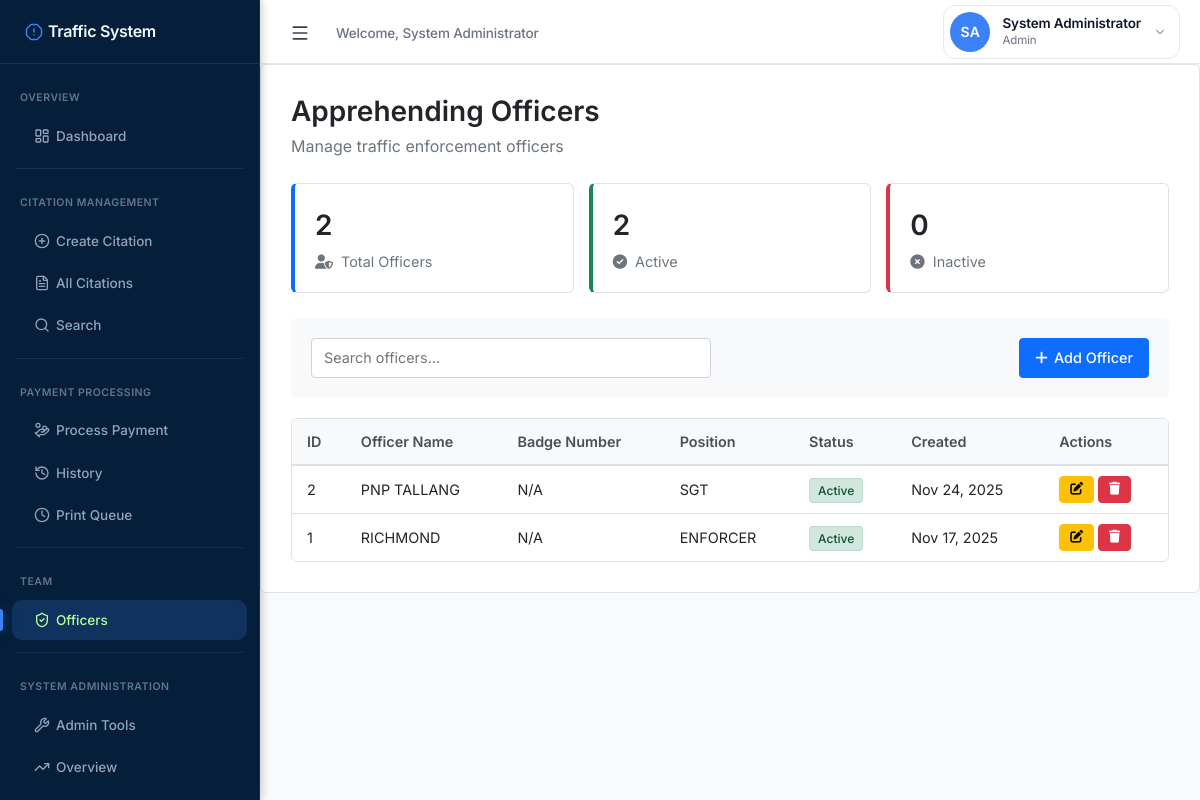
Page /public/officers.php (signed in) on the committed database.
### tables this page shows
CREATE TABLE `apprehending_officers` (
  `officer_id` int(11) NOT NULL,
  `officer_name` varchar(255) NOT NULL,
  `badge_number` varchar(50) DEFAULT NULL,
  `position` varchar(100) DEFAULT NULL,
  `is_active` tinyint(1) DEFAULT 1,
  `created_at` timestamp NOT NULL DEFAULT current_timestamp()
);

### includes/functions.php (called while the page is built, shortened)
<?php
function db_query($sql, $params = []) {
    try {
        $pdo = getPDO();
        $stmt = $pdo->prepare($sql);
        $stmt->execute($params);
        return $stmt;
    } catch (PDOException $e) {
        error_log("Database query error: " . $e->getMessage() . " - Query: " . $sql);
        throw new Exception("Database operation failed");
    }
}
?>

### public/officers.php (the view, shortened to what this page needs)
<?php
require_once '../includes/functions.php';
$stats = [
    'total' => 0,
    'active' => 0,
    'inactive' => 0
];
$pdo = getPDO();
if ($pdo) {
    $stmt = db_query("SELECT COUNT(*) as count FROM apprehending_officers");
    $stats['total'] = $stmt->fetch()['count'] ?? 0;
    $stmt = db_query("SELECT COUNT(*) as count FROM apprehending_officers WHERE is_active = 1");
    $stats['active'] = $stmt->fetch()['count'] ?? 0;
    $stmt = db_query("SELECT COUNT(*) as count FROM apprehending_officers WHERE is_active = 0");
    $stats['inactive'] = $stmt->fetch()['count'] ?? 0;
}
$search = isset($_GET['search']) ? sanitize($_GET['search']) : '';
$where_clauses = [];
$params = [];
$where_sql = !empty($where_clauses) ? "WHERE " . implode(" AND ", $where_clauses) : "";
$sql = "SELECT * FROM apprehending_officers $where_sql ORDER BY officer_name ASC";
$officers = [];
if ($pdo) {
    $stmt = db_query($sql, $params);
    $officers = $stmt->fetchAll();
}
?>
<!DOCTYPE html>
<html lang="en">
<head>
    <link href="https://cdn.jsdelivr.net/npm/bootstrap@5.3.3/dist/css/bootstrap.min.css" rel="stylesheet">
    <link rel="stylesheet" href="https://cdnjs.cloudflare.com/ajax/libs/font-awesome/6.4.2/css/all.min.css">
</head>
<body>
    <?php include 'sidebar.php'; ?>
    <div class="content">
        <div class="main-card">
            <div class="page-header">
                <h1 class="page-title">Apprehending Officers</h1>
                <p class="page-subtitle">Manage traffic enforcement officers</p>
            </div>
            <div class="stats-grid">
                <div class="stat-card blue">
                    <div class="stat-number"><?php echo number_format($stats['total']); ?></div>
                    <div class="stat-label"><i class="fas fa-user-shield me-1"></i> Total Officers</div>
                </div>
                <div class="stat-card green">
                    <div class="stat-number"><?php echo number_format($stats['active']); ?></div>
                    <div class="stat-label"><i class="fas fa-check-circle me-1"></i> Active</div>
                </div>
                <div class="stat-card red">
                    <div class="stat-number"><?php echo number_format($stats['inactive']); ?></div>
                    <div class="stat-label"><i class="fas fa-times-circle me-1"></i> Inactive</div>
                </div>
            </div>
            <div class="action-section">
                <div class="search-box">
                    <input type="text" id="searchInput" placeholder="Search officers..." value="<?php echo htmlspecialchars($search); ?>">
                </div>
                <div class="action-buttons">
                    <button type="button" class="btn-custom btn-primary-custom" data-bs-toggle="modal" data-bs-target="#addOfficerModal">
                        <i class="fas fa-plus"></i> Add Officer
                    </button>
                </div>
            </div>
            <div class="table-container">
                <?php if (empty($officers)): ?>
                    <div class="empty-state">
                        <i class="fas fa-user-shield"></i>
                        <p>No officers found.</p>
                        <button type="button" class="btn-custom btn-primary-custom" data-bs-toggle="modal" data-bs-target="#addOfficerModal">
                            <i class="fas fa-plus"></i> Add First Officer
                        </button>
                    </div>
                <?php else: ?>
                    <table class="data-table">
                        <thead>
                            <tr>
                                <th>ID</th>
                                <th>Officer Name</th>
                                <th>Badge Number</th>
                                <th>Position</th>
                                <th>Status</th>
                                <th>Created</th>
                                <th>Actions</th>
                            </tr>
                        </thead>
                        <tbody>
                            <?php foreach ($officers as $officer): ?>
                                <tr>
                                    <td><?php echo $officer['officer_id']; ?></td>
                                    <td><?php echo htmlspecialchars($officer['officer_name']); ?></td>
                                    <td><?php echo htmlspecialchars($officer['badge_number'] ?? 'N/A'); ?></td>
                                    <td><?php echo htmlspecialchars($officer['position'] ?? 'N/A'); ?></td>
                                    <td>
                                        <?php if ($officer['is_active']): ?>
                                            <span class="badge-status badge-active">Active</span>
                                        <?php else: ?>
                                            <span class="badge-status badge-inactive">Inactive</span>
                                        <?php endif; ?>
                                    </td>
                                    <td><?php echo date('M d, Y', strtotime($officer['created_at'])); ?></td>
                                    <td>
                                        <button type="button" class="btn-custom btn-warning-custom btn-sm edit-btn"
                                                data-id="<?php echo $officer['officer_id']; ?>"
                                                data-name="<?php echo htmlspecialchars($officer['officer_name']); ?>"
                                                data-badge="<?php echo htmlspecialchars($officer['badge_number'] ?? ''); ?>"
                                                data-position="<?php echo htmlspecialchars($officer['position'] ?? ''); ?>"
                                                data-active="<?php echo $officer['is_active']; ?>">
                                            <i class="fas fa-edit"></i>
                                        </button>
                                        <button type="button" class="btn-custom btn-danger-custom btn-sm delete-btn"
                                                data-id="<?php echo $officer['officer_id']; ?>"
                                                data-name="<?php echo htmlspecialchars($officer['officer_name']); ?>">
                                            <i class="fas fa-trash"></i>
                                        </button>
                                    </td>
                                </tr>
                            <?php endforeach; ?>
                        </tbody>
                    </table>
                <?php endif; ?>
            </div>
        </div>
    </div>
</body>
</html>

### public/officers.php (style rules this page uses)
* { margin: 0; padding: 0; box-sizing: border-box; }
body { font-family: 'Segoe UI', Tahoma, Geneva, Verdana, sans-serif; background: #f5f5f5; color: #212529; font-size: 16px; line-height: 1.5; }
.content { margin-left: 250px; padding: clamp(15px, 3vw, 20px); min-height: 100vh; }
.main-card { background: #ffffff; border-radius: 6px; padding: clamp(20px, 4vw, 30px); border: 1px solid #dee2e6; }
.page-header { margin-bottom: 25px; }
.page-title { font-size: clamp(1.5rem, 4vw, 1.75rem); font-weight: 600; color: #212529; margin-bottom: 5px; }
.page-subtitle { font-size: clamp(0.95rem, 2.5vw, 1rem); color: #6c757d; }
.stats-grid { display: grid; grid-template-columns: repeat(auto-fit, minmax(180px, 1fr)); gap: 15px; margin-bottom: 25px; }
.stat-card { background: #ffffff; border: 1px solid #dee2e6; border-radius: 6px; padding: clamp(15px, 3vw, 20px); border-left: 4px solid; transition: box-shadow 0.2s; }
.stat-card.blue { border-left-color: #0d6efd; }
.stat-card.green { border-left-color: #198754; }
.stat-card.red { border-left-color: #dc3545; }
.stat-number { font-size: clamp(1.5rem, 4vw, 1.75rem); font-weight: 600; color: #212529; margin-bottom: 5px; }
.stat-label { font-size: clamp(0.85rem, 2.3vw, 0.9rem); color: #6c757d; }
.action-section { background: #f8f9fa; border-radius: 6px; padding: clamp(15px, 3vw, 20px); margin-bottom: 20px; display: flex; flex-wrap: wrap; gap: 10px; align-items: center; justify-content: space-between; }
.search-box { flex: 1; min-width: 250px; max-width: 400px; }
.search-box input { width: 100%; padding: 8px 12px; border: 1px solid #ced4da; border-radius: 4px; font-size: clamp(0.85rem, 2.3vw, 0.9rem); }
.action-buttons { display: flex; gap: 8px; flex-wrap: wrap; }
.btn-custom { border-radius: 4px; padding: 8px 15px; font-size: clamp(0.85rem, 2.3vw, 0.9rem); font-weight: 500; border: 1px solid; transition: all 0.2s; display: inline-flex; align-items: center; gap: 6px; }
.btn-primary-custom { background: #0d6efd; color: #ffffff; border-color: #0d6efd; }
.btn-warning-custom { background: #ffc107; color: #000000; border-color: #ffc107; }
.btn-danger-custom { background: #dc3545; color: #ffffff; border-color: #dc3545; }
.btn-sm { padding: 6px 10px; font-size: clamp(0.75rem, 2vw, 0.8rem); }
.table-container { border: 1px solid #dee2e6; border-radius: 6px; overflow: auto; }
.data-table { width: 100%; border-collapse: collapse; font-size: clamp(0.875rem, 2.3vw, 0.9rem); }
.data-table thead th { background: #f8f9fa; color: #495057; font-weight: 600; padding: 12px 15px; border-bottom: 2px solid #dee2e6; text-align: left; white-space: nowrap; }
.data-table tbody td { padding: 10px 15px; border-bottom: 1px solid #dee2e6; color: #212529; }
.data-table tbody tr:last-child td { border-bottom: none; }
.badge-status { padding: 4px 8px; border-radius: 4px; font-size: clamp(0.7rem, 2vw, 0.75rem); font-weight: 500; border: 1px solid; }
.badge-active { background: #d1e7dd; color: #0f5132; border-color: #badbcc; }

### public/sidebar.php (style rules this page uses)
:root { --sidebar-width: 260px; --sidebar-collapsed-width: 72px; --primary-color: #3b82f6; --primary-hover: #2563eb; --sidebar-bg: #051f3a; --sidebar-item-hover: rgba(59, 130, 246, 0.1); --sidebar-item-active: rgba(59, 130, 246, 0.2); --text-primary: #f1f5f9; --text-secondary: #94a3b8; --accent-color: #3b82f6; --border-color: rgba(148, 163, 184, 0.1); --shadow-sm: 0 1px 2px rgba(0, 0, 0, 0.05); --shadow-md: 0 4px 6px rgba(0, 0, 0, 0.15); }
* { font-family: 'Inter', -apple-system, BlinkMacSystemFont, 'Segoe UI', sans-serif; }
.content { margin-left: var(--sidebar-width); padding: 0; padding-top: 64px; min-height: 100vh; background: #f8fafc; transition: margin-left 0.3s cubic-bezier(0.4, 0, 0.2, 1); }

### rows in the picture
apprehending_officers: officer_id "2", officer_name "PNP TALLANG", badge_number "N/A", position "SGT", is_active "Active", created_at "Nov 24, 2025"
apprehending_officers: officer_id "1", officer_name "RICHMOND", badge_number "N/A", position "ENFORCER", is_active "Active", created_at "Nov 17, 2025"

### other values in the picture
$_SESSION['full_name'] "System Administrator"
$initials "SA"
$_SESSION['user_role'] "Admin"
$stats['total'] "2"
$stats['active'] "2"
$stats['inactive'] "0"
